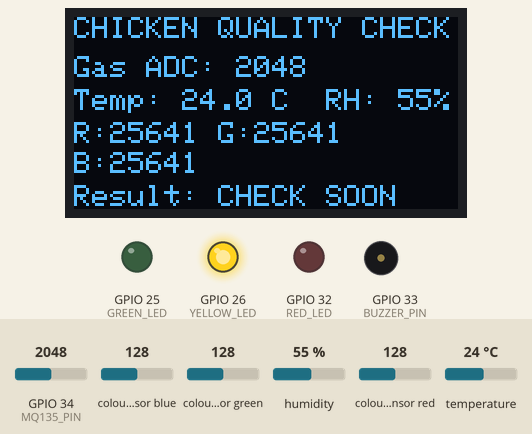
A sketch run on a simulated ESP32. Parts: 128×64 one-colour display, output pins drawn as LEDs (lit = HIGH), buzzer (waves = sounding). Wiring (inferred from the names in the program): TCS3200 colour sensor: output GPIO 27; S2 GPIO 18; S3 GPIO 19; S0 GPIO 16; S1 GPIO 17. The test bench sets the inputs (shaded band); at power-on: GPIO 34 (MQ135_PIN) = 2048, colour sensor blue 128, colour sensor green 128, humidity 55 %, colour sensor red 128, temperature 24 °C (analog values on the 0–4095 scale). Pins used as bus, display or sensor lines are not drawn; what the sketch prints to the serial monitor is not drawn.

Above: at 2.8 s.
2.9 s: GPIO 34 (MQ135_PIN) set to 1871
At 5.5 s:
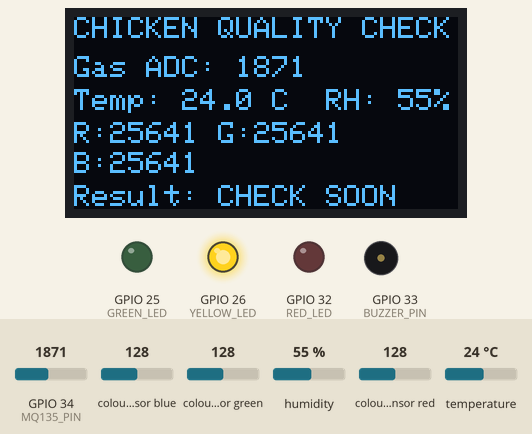
7.8 s: GPIO 34 (MQ135_PIN) set to 1761
At 8.8 s:
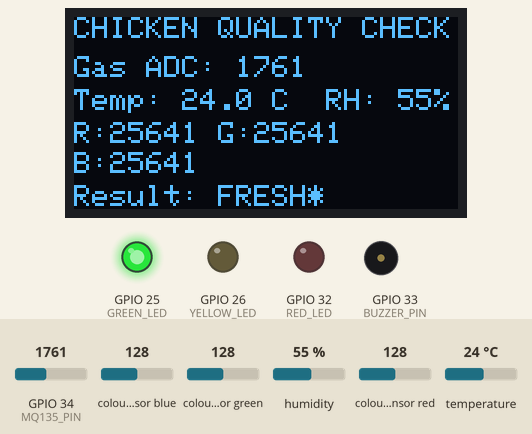
9.7 s: GPIO 34 (MQ135_PIN) set to 2640
At 11.1 s:
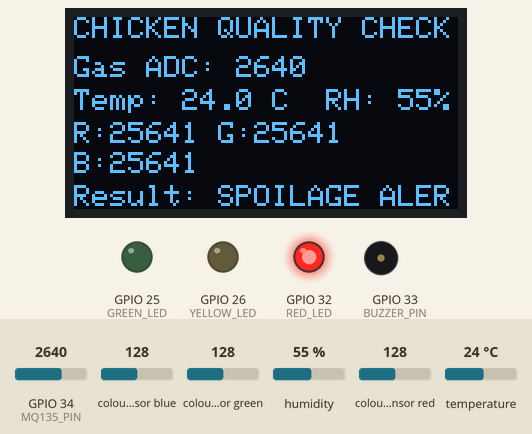
14.1 s: colour sensor blue set to 5
At 15.4 s:
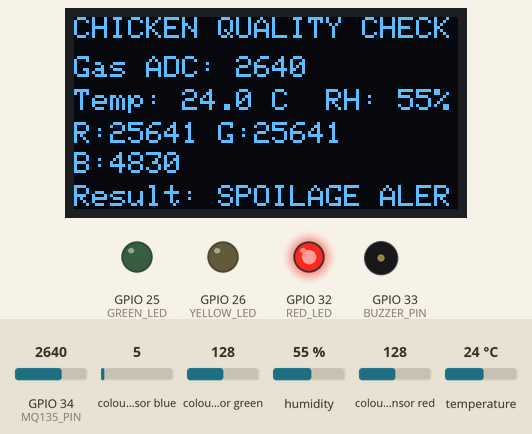
18.1 s: GPIO 34 (MQ135_PIN) set to 2569
At 21.4 s:
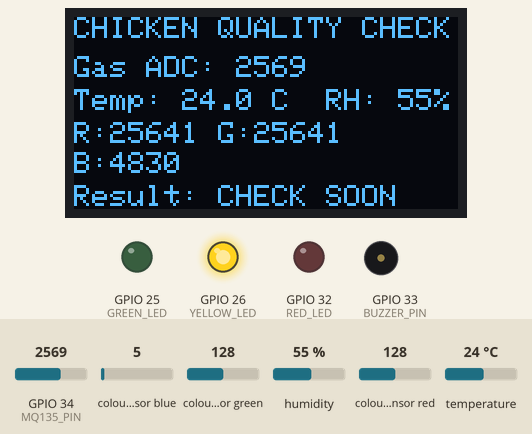
23.8 s: colour sensor green set to 33
At 25.4 s:
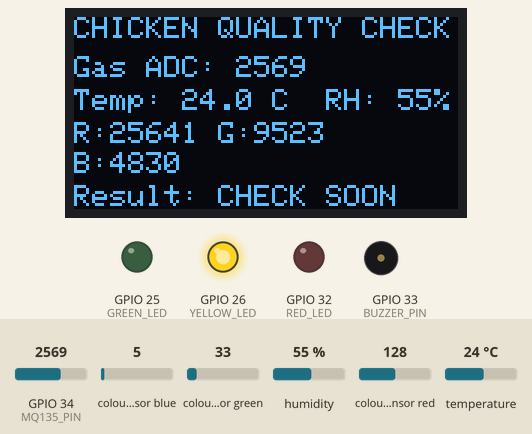
25.7 s: colour sensor green set to 29
Timing chart, 0 to 31.1 s (numbered marks = the images above; inputs shaded):
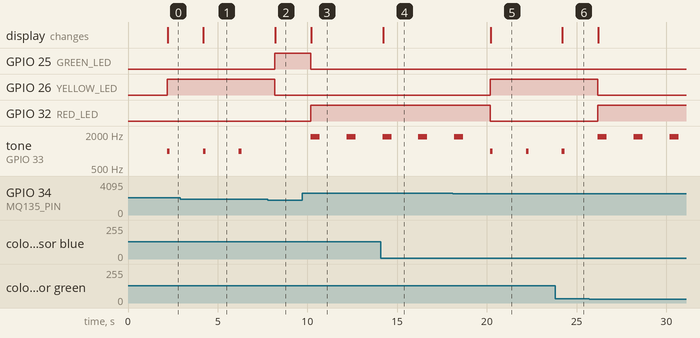

The sketch:

smart_chicken_quality_checker.ino
```cpp
/*
  SMART CHICKEN QUALITY CHECKER USING MULTI-SENSOR TECHNOLOGY
  Board: ESP32 DevKit V1 (3.3V logic)

  Sensors:
    - MQ-135 gas sensor module (analog output)
    - DHT22 temperature and humidity sensor
    - TCS3200 colour sensor

  Outputs:
    - 0.96-inch I2C OLED (SSD1306, 128x64)
    - Green LED: FRESH (prototype indication)
    - Yellow LED: CONSUME SOON (prototype indication)
    - Red LED: SPOILED (prototype indication)
    - Buzzer

  IMPORTANT:
  This is an educational prototype, not a certified food-safety instrument.
  MQ-135 is a broad gas sensor and is NOT selective for ammonia or chicken
  spoilage. Thresholds and colour limits below are starting values only.
  Calibrate using your own sensor, enclosure, distance, lighting and samples.
  Never use this device alone to decide whether chicken is safe to eat.
*/

#include <Wire.h>
#include <Adafruit_GFX.h>
#include <Adafruit_SSD1306.h>
#include <DHT.h>

// ---------------- OLED ----------------
#define SCREEN_WIDTH 128
#define SCREEN_HEIGHT 64
#define OLED_RESET   -1
#define OLED_ADDRESS 0x3C
Adafruit_SSD1306 display(SCREEN_WIDTH, SCREEN_HEIGHT, &Wire, OLED_RESET);

// ---------------- Pin configuration ----------------
// ESP32 DevKit V1
const int MQ135_PIN = 34;   // ADC1 input-only pin
const int DHT_PIN   = 4;
#define DHT_TYPE DHT22
DHT dht(DHT_PIN, DHT_TYPE);

// TCS3200 pins
const int TCS_S0  = 16;
const int TCS_S1  = 17;
const int TCS_S2  = 18;
const int TCS_S3  = 19;
const int TCS_OUT = 27;

// Indicator outputs
const int GREEN_LED  = 25;
const int YELLOW_LED = 26;
const int RED_LED    = 32;
const int BUZZER_PIN = 33;

// ---------------- Calibration settings ----------------
// Adjust these after observing your own sensor readings.
// ESP32 ADC readings are normally 0 to 4095.
const int MQ_NEAR_THRESHOLD   = 1800;
const int MQ_SPOILED_THRESHOLD = 2600;

// Starting colour-ratio thresholds; calibrate for your setup.
// Colour ratio = (red frequency + blue frequency) / (2 * green frequency).
const float COLOUR_WARNING_RATIO = 1.35;
const float COLOUR_SPOILED_RATIO = 1.65;

const unsigned long SENSOR_INTERVAL_MS = 2000;

// ---------------- Data ----------------
float temperatureC = NAN;
float humidity = NAN;
int gasRaw = 0;
unsigned long lastRead = 0;

enum QualityState {
  FRESH,
  CONSUME_SOON,
  SPOILED,
  SENSOR_ERROR
};

QualityState quality = SENSOR_ERROR;

struct RGBReading {
  unsigned long red;
  unsigned long green;
  unsigned long blue;
};

void setColourFilter(bool s2, bool s3) {
  digitalWrite(TCS_S2, s2);
  digitalWrite(TCS_S3, s3);
}

unsigned long readColourFrequency(bool s2, bool s3) {
  setColourFilter(s2, s3);
  delay(60);
  // pulseIn timeout prevents the program from waiting indefinitely.
  unsigned long pulse = pulseIn(TCS_OUT, LOW, 100000UL);
  if (pulse == 0) return 0;
  return 1000000UL / pulse;
}

RGBReading readTCS3200() {
  RGBReading rgb;
  // TCS3200 filter selection:
  // Red: S2=LOW,  S3=LOW
  // Blue: S2=LOW, S3=HIGH
  // Green: S2=HIGH, S3=HIGH
  rgb.red   = readColourFrequency(LOW, LOW);
  rgb.blue  = readColourFrequency(LOW, HIGH);
  rgb.green = readColourFrequency(HIGH, HIGH);
  return rgb;
}

void showMessage(const char* line1, const char* line2 = "") {
  display.clearDisplay();
  display.setTextColor(SSD1306_WHITE);
  display.setTextSize(1);
  display.setCursor(0, 12);
  display.println(line1);
  display.setCursor(0, 30);
  display.println(line2);
  display.display();
}

void setIndicators(QualityState state) {
  digitalWrite(GREEN_LED, state == FRESH);
  digitalWrite(YELLOW_LED, state == CONSUME_SOON);
  digitalWrite(RED_LED, state == SPOILED);

  if (state == SPOILED) {
    tone(BUZZER_PIN, 1800, 500);
  } else if (state == CONSUME_SOON) {
    tone(BUZZER_PIN, 1000, 150);
  } else {
    noTone(BUZZER_PIN);
  }
}

const char* stateText(QualityState state) {
  switch (state) {
    case FRESH:        return "FRESH*";
    case CONSUME_SOON: return "CHECK SOON";
    case SPOILED:      return "SPOILAGE ALERT";
    default:           return "SENSOR ERROR";
  }
}

QualityState classifySample(int gas, float temp, float rh, RGBReading rgb) {
  // Missing DHT data or missing colour pulse is treated as an error.
  if (isnan(temp) || isnan(rh) ||
      rgb.red == 0 || rgb.green == 0 || rgb.blue == 0) {
    return SENSOR_ERROR;
  }

  float colourRatio =
      ((float)rgb.red + (float)rgb.blue) / (2.0f * (float)rgb.green);

  // This is a simple demonstration rule, NOT a scientifically validated
  // freshness model. Tune after collecting reference readings.
  bool gasHigh = gas >= MQ_SPOILED_THRESHOLD;
  bool gasRaised = gas >= MQ_NEAR_THRESHOLD;
  bool colourBad = colourRatio >= COLOUR_SPOILED_RATIO;
  bool colourChanged = colourRatio >= COLOUR_WARNING_RATIO;

  // Temperature/humidity are shown as context. They are not used alone
  // to infer freshness because ambient readings do not establish food safety.
  (void)temp;
  (void)rh;

  if (gasHigh || (gasRaised && colourBad)) {
    return SPOILED;
  }

  if (gasRaised || colourChanged) {
    return CONSUME_SOON;
  }

  return FRESH;
}

void displayReadings(RGBReading rgb) {
  display.clearDisplay();
  display.setTextColor(SSD1306_WHITE);

  display.setTextSize(1);
  display.setCursor(0, 0);
  display.print("CHICKEN QUALITY CHECK");

  display.setCursor(0, 13);
  display.print("Gas ADC: ");
  display.println(gasRaw);

  display.setCursor(0, 24);
  display.print("Temp: ");
  display.print(temperatureC, 1);
  display.print(" C  RH: ");
  display.print(humidity, 0);
  display.println("%");

  display.setCursor(0, 35);
  display.print("R:");
  display.print(rgb.red);
  display.print(" G:");
  display.print(rgb.green);

  display.setCursor(0, 45);
  display.print("B:");
  display.println(rgb.blue);

  display.setCursor(0, 56);
  display.print("Result: ");
  display.print(stateText(quality));

  display.display();
}

void printSerialReadings(RGBReading rgb) {
  float colourRatio = (rgb.green == 0) ? 0 :
    ((float)rgb.red + (float)rgb.blue) / (2.0f * (float)rgb.green);

  Serial.println("\n------ SENSOR READINGS ------");
  Serial.print("MQ-135 ADC: "); Serial.println(gasRaw);
  Serial.print("Temperature: "); Serial.print(temperatureC); Serial.println(" C");
  Serial.print("Humidity: "); Serial.print(humidity); Serial.println(" %");
  Serial.print("Red frequency: "); Serial.println(rgb.red);
  Serial.print("Green frequency: "); Serial.println(rgb.green);
  Serial.print("Blue frequency: "); Serial.println(rgb.blue);
  Serial.print("Colour ratio: "); Serial.println(colourRatio, 3);
  Serial.print("Prototype result: "); Serial.println(stateText(quality));
  Serial.println("-----------------------------");
}

void setup() {
  Serial.begin(115200);

  pinMode(TCS_S0, OUTPUT);
  pinMode(TCS_S1, OUTPUT);
  pinMode(TCS_S2, OUTPUT);
  pinMode(TCS_S3, OUTPUT);
  pinMode(TCS_OUT, INPUT);

  // 20% output-frequency scaling for TCS3200
  digitalWrite(TCS_S0, HIGH);
  digitalWrite(TCS_S1, LOW);

  pinMode(GREEN_LED, OUTPUT);
  pinMode(YELLOW_LED, OUTPUT);
  pinMode(RED_LED, OUTPUT);
  pinMode(BUZZER_PIN, OUTPUT);

  digitalWrite(GREEN_LED, LOW);
  digitalWrite(YELLOW_LED, LOW);
  digitalWrite(RED_LED, LOW);

  dht.begin();
  analogReadResolution(12);
  analogSetPinAttenuation(MQ135_PIN, ADC_11db);

  Wire.begin(21, 22); // SDA, SCL for ESP32
  if (!display.begin(SSD1306_SWITCHCAPVCC, OLED_ADDRESS)) {
    Serial.println("OLED not detected. Check wiring/address.");
  } else {
    showMessage("Chicken Quality", "Warming up sensors...");
  }

  Serial.println("Smart Chicken Quality Checker started.");
  Serial.println("Allow MQ-135 to warm up as recommended by its manufacturer.");
}

void loop() {
  if (millis() - lastRead < SENSOR_INTERVAL_MS) return;
  lastRead = millis();

  gasRaw = analogRead(MQ135_PIN);
  temperatureC = dht.readTemperature();
  humidity = dht.readHumidity();

  RGBReading rgb = readTCS3200();
  quality = classifySample(gasRaw, temperatureC, humidity, rgb);

  setIndicators(quality);
  displayReadings(rgb);
  printSerialReadings(rgb);
}
```

Measured:
- the behaviour switches between 1800 and 1799 on GPIO 34 (MQ135_PIN) (found by bisection; images 1 and 2)
- the behaviour switches between 2600 and 2599 on GPIO 34 (MQ135_PIN) (found by bisection; images 4 and 5)
- after the input at 2.9 s, the display: changes after 1.3 s (image 1)
- after the input at 7.8 s, GPIO 25 (GREEN_LED): LOW → HIGH after 0.38 s; GPIO 26 (YELLOW_LED): HIGH → LOW after 0.38 s; tone on GPIO 33 (BUZZER_PIN): stays silent (without the input it goes to 1000 Hz after 0.38 s); the display: changes after 0.41 s (image 2)
- after the input at 9.7 s, GPIO 25 (GREEN_LED): HIGH → LOW after 0.49 s; GPIO 32 (RED_LED): LOW → HIGH after 0.49 s; tone on GPIO 33 (BUZZER_PIN): alternates 1800 Hz for 0.50 s and silent for 1.5 s, starting after 0.49 s; the display: changes after 0.51 s (image 3)
- after the input at 14.1 s, the display: changes after 0.11 s (image 4)
- after the input at 18.1 s, GPIO 26 (YELLOW_LED): LOW → HIGH after 2.1 s; GPIO 32 (RED_LED): HIGH → LOW after 2.1 s; the display: changes after 2.1 s (image 5)
- after the input at 23.8 s, the display: changes after 0.41 s (image 6)
- after the input at 25.7 s, GPIO 26 (YELLOW_LED): HIGH → LOW after 0.49 s; GPIO 32 (RED_LED): LOW → HIGH after 0.49 s
